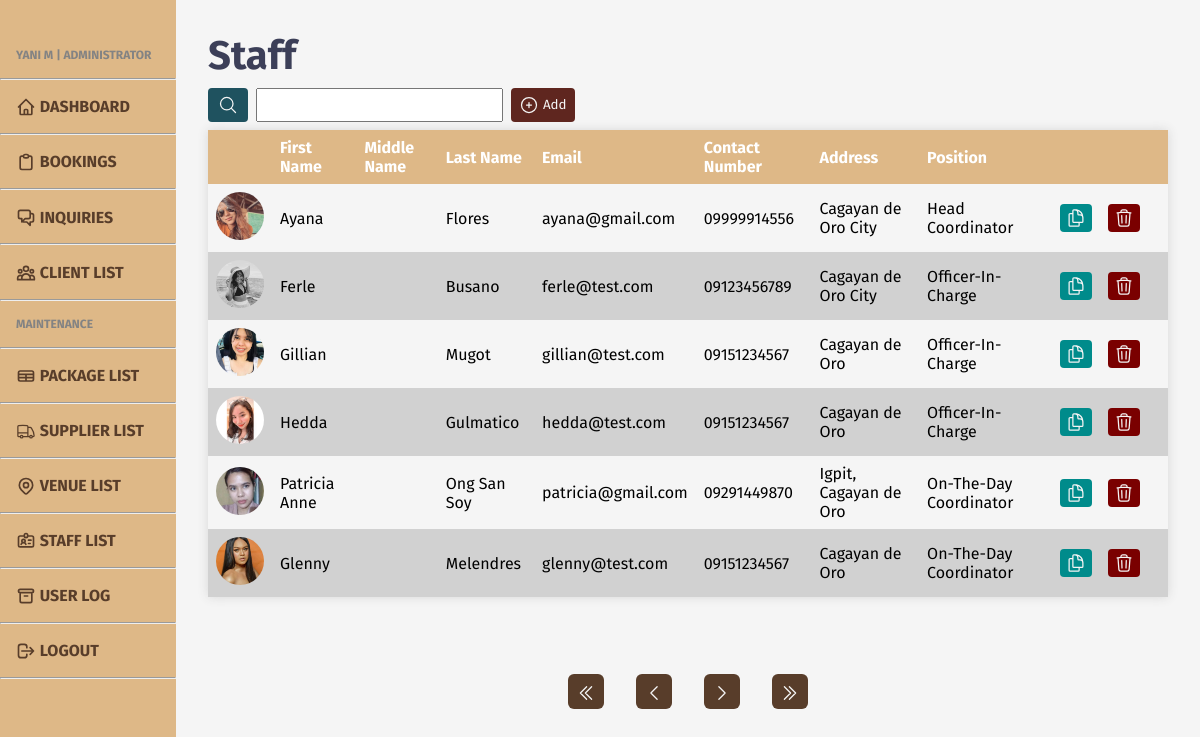
The page /admin/admin-staff.php (signed in) on the database its author committed.
### tables this page shows
CREATE TABLE `staff` (
  `staff_id` int(11) NOT NULL,
  `staff_img` varchar(255) DEFAULT NULL,
  `staff_fn` varchar(50) NOT NULL,
  `staff_mn` varchar(50) DEFAULT NULL,
  `staff_ln` varchar(50) NOT NULL,
  `staff_email` varchar(100) NOT NULL,
  `staff_contno` varchar(11) NOT NULL,
  `staff_add` varchar(100) NOT NULL,
  `staff_pos` varchar(50) NOT NULL,
  `staff_status` int(1) NOT NULL
);

### admin/admin-staff.php (the view, shortened to what the rows shown need)
<?php
include '../includes/admin-head.php';
require '../db/database.php';
?>
<head>
    <link rel="stylesheet" href="../styles/admin/admin-lower.css">
</head>
<body>
    <?php
    include '../includes/admin-header.php';
    ?>
    <main class="content">
        <h1>Staff</h1>
        <div class="tbl-cont">
            <table>
                <tr>
                    <th></th>
                    <th>First Name</th>
                    <th>Middle Name</th>
                    <th>Last Name</th>
                    <th>Email</th>
                    <th>Contact Number</th>
                    <th>Address</th>
                    <th>Position</th>
                    <th></th>
                    <th></th>
                </tr>
                <?php
                if (isset($_GET['search-submit'])) {
                    $queried = mysqli_real_escape_string($conn, preg_replace('/\s+/', ' ', trim($_GET['search'])));
                    if (strpos($queried, ", ")) {
                        $query = str_replace(", ", " ", $queried);
                        $keys = explode(" ", $query);
                    } else if (strpos($queried, ",")) {
                        $query = str_replace(",", " ", $queried);
                        $keys = explode(" ", $query);
                    } else {
                        $keys = explode(" ", $queried);
                    }
                    if (empty($queried)) {
                        unset($_COOKIE["search"]);
                        if (isset($_GET['pageno'])) {
                            $pageno = $_GET['pageno'];
                        } else {
                            $pageno = 1;
                        }
                        $no_of_records_per_page = 6;
                        $offset = ($pageno - 1) * $no_of_records_per_page;
                        $total_pages_sql = "SELECT COUNT(*) FROM staff WHERE staff_status=1";
                        $result = mysqli_query($conn, $total_pages_sql);
                        $total_rows = mysqli_fetch_array($result)[0];
                        $total_pages = ceil($total_rows / $no_of_records_per_page);
                        $sql = "SELECT * FROM staff WHERE staff_status=1 ORDER BY staff_pos ASC LIMIT $offset, $no_of_records_per_page";
                        $res_data = mysqli_query($conn, $sql);
                        while ($row = mysqli_fetch_array($res_data)) { ?>
                            <tr>
                                <td>
                                    <div id="small-icon">
                                        <?php if ($row['staff_img'] == NULL) { ?>
                                            <img src="../images/staff/default.jpg">
                                        <?php } else { ?>
                                            <img src="../images/staff/<?php echo $row['staff_img']; ?>">
                                        <?php } ?>
                                    </div>
                                </td>
                                <td><?php echo $row['staff_fn']; ?></td>
                                <td><?php echo $row['staff_mn']; ?></td>
                                <td><?php echo $row['staff_ln']; ?></td>
                                <td><?php echo $row['staff_email']; ?></td>
                                <td><?php echo $row['staff_contno']; ?></td>
                                <td><?php echo $row['staff_add']; ?></td>
                                <td><?php echo $row['staff_pos']; ?></td>
                                <td class="btn">
                                    <form action="admin-staff-edit.php?staff_id=<?php echo $row['staff_id']; ?>" method="post">
                                        <button id="update" name="update">
                                            <svg xmlns="http://www.w3.org/2000/svg" fill="none" viewBox="0 0 24 24" stroke-width="1.5" stroke="currentColor" class="w-6 h-6">
                                                <path stroke-linecap="round" stroke-linejoin="round" d="M15.75 17.25v3.375c0 .621-.504 1.125-1.125 1.125h-9.75a1.125 1.125 0 01-1.125-1.125V7.875c0-.621.504-1.125 1.125-1.125H6.75a9.06 9.06 0 011.5.124m7.5 10.376h3.375c.621 0 1.125-.504 1.125-1.125V11.25c0-4.46-3.243-8.161-7.5-8.876a9.06 9.06 0 00-1.5-.124H9.375c-.621 0-1.125.504-1.125 1.125v3.5m7.5 10.375H9.375a1.125 1.125 0 01-1.125-1.125v-9.25m12 6.625v-1.875a3.375 3.375 0 00-3.375-3.375h-1.5a1.125 1.125 0 01-1.125-1.125v-1.5a3.375 3.375 0 00-3.375-3.375H9.75" />
                                            </svg>
                                        </button>
                                    </form>
                                </td>
                                <td class="btn">
                                    <form action="../util/admin_staff.php?staff_id=<?php echo $row['staff_id']; ?>" method="post">
                                        <button id="delete" name="delete">
                                            <svg xmlns="http://www.w3.org/2000/svg" fill="none" viewBox="0 0 24 24" stroke-width="1.5" stroke="currentColor" class="w-6 h-6">
                                                <path stroke-linecap="round" stroke-linejoin="round" d="M14.74 9l-.346 9m-4.788 0L9.26 9m9.968-3.21c.342.052.682.107 1.022.166m-1.022-.165L18.16 19.673a2.25 2.25 0 01-2.244 2.077H8.084a2.25 2.25 0 01-2.244-2.077L4.772 5.79m14.456 0a48.108 48.108 0 00-3.478-.397m-12 .562c.34-.059.68-.114 1.022-.165m0 0a48.11 48.11 0 013.478-.397m7.5 0v-.916c0-1.18-.91-2.164-2.09-2.201a51.964 51.964 0 00-3.32 0c-1.18.037-2.09 1.022-2.09 2.201v.916m7.5 0a48.667 48.667 0 00-7.5 0" />
                                            </svg>
                                        </button>
                                    </form>
                                </td>
                            </tr>
                        <?php }
                    } else {
                        $_COOKIE['search'] = $queried;
                        if (isset($_GET['pageno'])) {
                            $pageno = $_GET['pageno'];
                        } else {
                            $pageno = 1;
                        }
                        $no_of_records_per_page = 6;
                        $offset = ($pageno - 1) * $no_of_records_per_page;
                        $total_pages_sql = "SELECT COUNT(*) FROM staff WHERE (staff_fn LIKE '%$queried%' OR staff_mn LIKE '%$queried%' OR staff_ln LIKE '%$queried%' OR staff_email LIKE '%$queried%' OR staff_contno LIKE '%$queried%' OR staff_add LIKE '%$queried%' OR staff_pos LIKE '%$queried%')";
                        foreach ($keys as $k) {
                            $total_pages_sql .= " OR staff_fn LIKE '%$k%' OR staff_mn LIKE '%$k%' OR staff_ln LIKE '%$k%' OR staff_email LIKE '%$k%' OR staff_contno LIKE '%$k%' OR staff_add LIKE '%$k%' OR staff_pos LIKE '%$k%'";
                        }
                        $result = mysqli_query($conn, $total_pages_sql);
                        $total_rows = mysqli_fetch_array($result)[0];
                        $total_pages = ceil($total_rows / $no_of_records_per_page);
                        $sql = "SELECT * FROM staff WHERE (staff_fn LIKE '%$queried%' OR staff_mn LIKE '%$queried%' OR staff_ln LIKE '%$queried%' OR staff_email LIKE '%$queried%' OR staff_contno LIKE '%$queried%' OR staff_add LIKE '%$queried%' OR staff_pos LIKE '%$queried%')";
                        foreach ($keys as $k) {
                            $sql .= " OR staff_fn LIKE '%$k%' OR staff_mn LIKE '%$k%' OR staff_ln LIKE '%$k%' OR staff_email LIKE '%$k%' OR staff_contno LIKE '%$k%' OR staff_add LIKE '%$k%' OR staff_pos LIKE '%$k%'";
                        }
                        $sql .= "AND staff_status=1 LIMIT $offset, $no_of_records_per_page";
                        $res_data = mysqli_query($conn, $sql);
                        while ($row = mysqli_fetch_array($res_data)) { ?>
                            <tr>
                                <td>
                                    <div id="small-icon">
                                        <?php if ($row['staff_img'] == NULL) { ?>
                                            <img src="../images/staff/default.jpg">
                                        <?php } else { ?>
                                            <img src="../images/staff/<?php echo $row['staff_img']; ?>">
                                        <?php } ?>
                                    </div>
                                </td>
                                <td><?php echo $row['staff_fn']; ?></td>
                                <td><?php echo $row['staff_mn']; ?></td>
                                <td><?php echo $row['staff_ln']; ?></td>
                                <td><?php echo $row['staff_email']; ?></td>
                                <td><?php echo $row['staff_contno']; ?></td>
                                <td><?php echo $row['staff_add']; ?></td>
                                <td><?php echo $row['staff_pos']; ?></td>
                                <td class="btn">
                                    <form action="admin-staff-edit.php?staff_id=<?php echo $row['staff_id']; ?>" method="post">
                                        <button id="update" name="update">
                                            <svg xmlns="http://www.w3.org/2000/svg" fill="none" viewBox="0 0 24 24" stroke-width="1.5" stroke="currentColor" class="w-6 h-6">
                                                <path stroke-linecap="round" stroke-linejoin="round" d="M15.75 17.25v3.375c0 .621-.504 1.125-1.125 1.125h-9.75a1.125 1.125 0 01-1.125-1.125V7.875c0-.621.504-1.125 1.125-1.125H6.75a9.06 9.06 0 011.5.124m7.5 10.376h3.375c.621 0 1.125-.504 1.125-1.125V11.25c0-4.46-3.243-8.161-7.5-8.876a9.06 9.06 0 00-1.5-.124H9.375c-.621 0-1.125.504-1.125 1.125v3.5m7.5 10.375H9.375a1.125 1.125 0 01-1.125-1.125v-9.25m12 6.625v-1.875a3.375 3.375 0 00-3.375-3.375h-1.5a1.125 1.125 0 01-1.125-1.125v-1.5a3.375 3.375 0 00-3.375-3.375H9.75" />
                                            </svg>
                                        </button>
                                    </form>
                                </td>
                                <td class="btn">
                                    <form action="../util/admin_staff.php?staff_id=<?php echo $row['staff_id']; ?>" method="post">
                                        <button id="delete" name="delete">
                                            <svg xmlns="http://www.w3.org/2000/svg" fill="none" viewBox="0 0 24 24" stroke-width="1.5" stroke="currentColor" class="w-6 h-6">
                                                <path stroke-linecap="round" stroke-linejoin="round" d="M14.74 9l-.346 9m-4.788 0L9.26 9m9.968-3.21c.342.052.682.107 1.022.166m-1.022-.165L18.16 19.673a2.25 2.25 0 01-2.244 2.077H8.084a2.25 2.25 0 01-2.244-2.077L4.772 5.79m14.456 0a48.108 48.108 0 00-3.478-.397m-12 .562c.34-.059.68-.114 1.022-.165m0 0a48.11 48.11 0 013.478-.397m7.5 0v-.916c0-1.18-.91-2.164-2.09-2.201a51.964 51.964 0 00-3.32 0c-1.18.037-2.09 1.022-2.09 2.201v.916m7.5 0a48.667 48.667 0 00-7.5 0" />
                                            </svg>
                                        </button>
                                    </form>
                                </td>
                            </tr>
                        <?php }
                    };
                } else {
                    if (isset($_GET['pageno'])) {
                        $pageno = $_GET['pageno'];
                    } else {
                        $pageno = 1;
                    }
                    $no_of_records_per_page = 6;
                    $offset = ($pageno - 1) * $no_of_records_per_page;
                    $sql = "SELECT * FROM staff WHERE staff_status=1 ORDER BY staff_pos ASC LIMIT $offset, $no_of_records_per_page";
                    $res_data = mysqli_query($conn, $sql);
                    while ($row = mysqli_fetch_array($res_data)) { ?>
                        <tr>
                            <td>
                                <div id="small-icon">
                                    <?php if ($row['staff_img'] == NULL) { ?>
                                        <img src="../images/staff/default.jpg">
                                    <?php } else { ?>
                                        <img src="../images/staff/<?php echo $row['staff_img']; ?>">
                                    <?php } ?>
                                </div>
                            </td>
                            <td><?php echo $row['staff_fn']; ?></td>
                            <td><?php echo $row['staff_mn']; ?></td>
                            <td><?php echo $row['staff_ln']; ?></td>
                            <td><?php echo $row['staff_email']; ?></td>
                            <td><?php echo $row['staff_contno']; ?></td>
                            <td><?php echo $row['staff_add']; ?></td>
                            <td><?php echo $row['staff_pos']; ?></td>
                            <td class="btn">
                                <form action="admin-staff-edit.php?staff_id=<?php echo $row['staff_id']; ?>" method="post">
                                    <button id="update" name="update">
                                    </button>
                                </form>
                            </td>
                            <td class="btn">
                                <form action="../util/admin_staff.php?staff_id=<?php echo $row['staff_id']; ?>" method="post">
                                    <button id="delete" name="delete">
                                    </button>
                                </form>
                            </td>
                        </tr>
                <?php };
                }
                ?>
            </table>
        </div>
    </main>
    </div>
</body>
</html>

### rows shown on the page
staff: staff_img (picture), staff_fn "Ayana", staff_ln "Flores", staff_email "ayana@gmail.com", staff_contno "09999914556", staff_add "Cagayan de Oro City", staff_pos "Head Coordinator"
staff: staff_img (picture), staff_fn "Ferle", staff_ln "Busano", staff_email "ferle@test.com", staff_contno "09123456789", staff_add "Cagayan de Oro City", staff_pos "Officer-In-Charge"
staff: staff_img (picture), staff_fn "Gillian", staff_ln "Mugot", staff_email "gillian@test.com", staff_contno "09151234567", staff_add "Cagayan de Oro", staff_pos "Officer-In-Charge"
staff: staff_img (picture), staff_fn "Hedda", staff_ln "Gulmatico", staff_email "hedda@test.com", staff_contno "09151234567", staff_add "Cagayan de Oro", staff_pos "Officer-In-Charge"
staff: staff_img (picture), staff_fn "Patricia Anne", staff_ln "Ong San Soy", staff_email "patricia@gmail.com", staff_contno "09291449870", staff_add "Igpit, Cagayan de Oro", staff_pos "On-The-Day Coordinator"
staff: staff_img (picture), staff_fn "Glenny", staff_ln "Melendres", staff_email "glenny@test.com", staff_contno "09151234567", staff_add "Cagayan de Oro", staff_pos "On-The-Day Coordinator"
